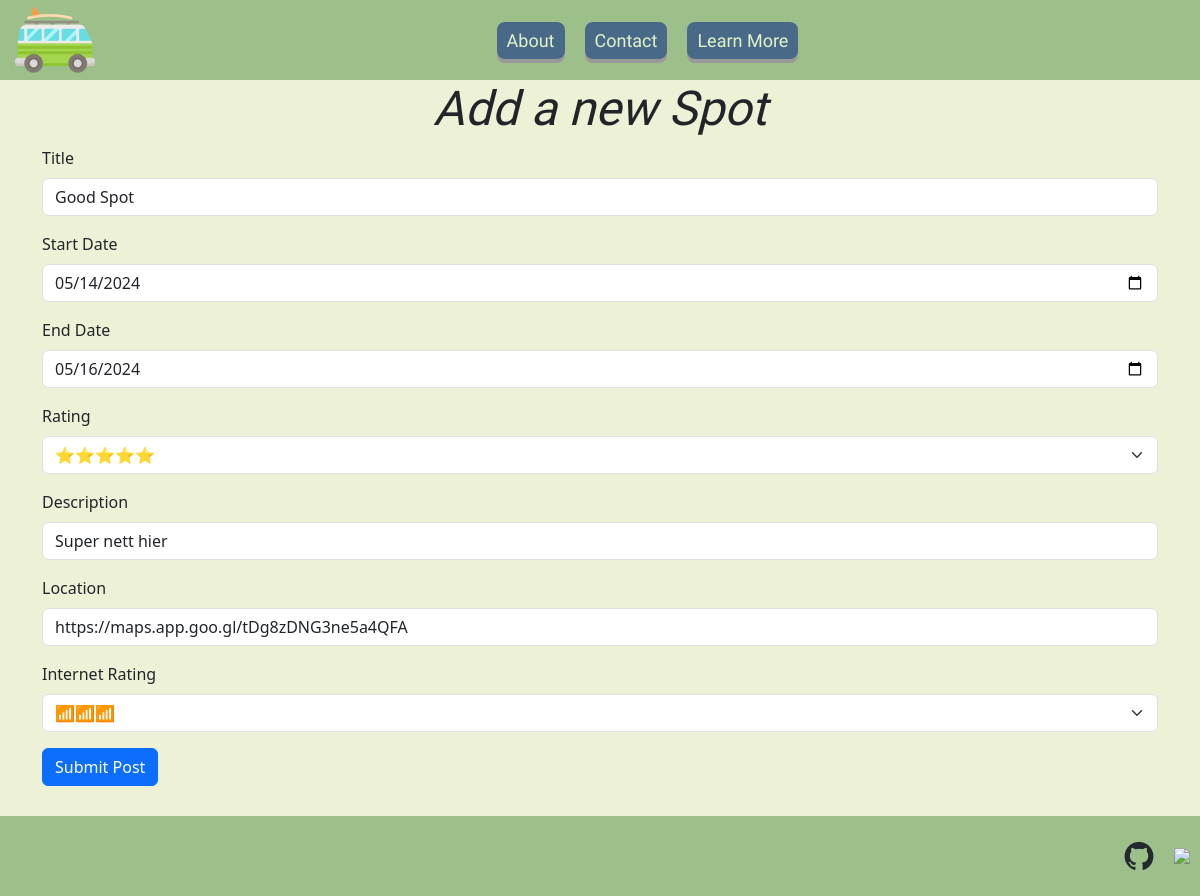
Page /edit_spot/1 on the committed database.
### main.py (models this page shows)
class Spots(db.Model):
    id: Mapped[int] = mapped_column(Integer, primary_key=True)
    title: Mapped[str] = mapped_column(String(250), unique=True, nullable=False)
    date_start: Mapped[datetime.date] = mapped_column(DateTime(), nullable=False)
    date_end: Mapped[datetime.date] = mapped_column(DateTime(), nullable=False)
    rating: Mapped[str] =mapped_column(Integer, nullable=False)
    description: Mapped[str] = mapped_column(String(500), nullable=False)
    internet_rating: Mapped[str] = mapped_column(Integer, nullable=False)
    location: Mapped[str] = mapped_column(String(250), nullable=False)

### main.py (the view, shortened to what this page needs)
@app.route("/edit_spot/<int:spot_id>", methods=["GET", "POST"])
def edit_spot(spot_id):
    spot_to_edit = db.get_or_404(Spots, spot_id)
    edit_form = CreatePostForm(
        title=spot_to_edit.title,
        date_start=spot_to_edit.date_start,
        date_end=spot_to_edit.date_end,
        rating=spot_to_edit.rating,
        description=spot_to_edit.description,
        internet_rating=spot_to_edit.internet_rating,
        location=spot_to_edit.location,
    )
    return render_template("add_spot.html", title="Edit Spot", form=edit_form)

### forms.py
class CreatePostForm(FlaskForm):
    title = StringField("Title", validators=[Length(min=1, max=250)])
    date_start = DateField("Start Date", validators=[DataRequired()])
    date_end = DateField("End Date", validators=[DataRequired()])
    rating = SelectField("Rating", choices=["⭐", "⭐⭐", "⭐⭐⭐", "⭐⭐⭐⭐", "⭐⭐⭐⭐⭐"], validators=[DataRequired()])
    description = StringField("Description", validators=[Length(min=1, max=500)])
    location = StringField("Location", validators=[DataRequired(), URL()])
    internet_rating = SelectField("Internet Rating", choices=["❌", "📶", "📶📶", "📶📶📶", "📶📶📶📶"], validators=[DataRequired()])
    submit = SubmitField("Submit Post")

### templates/add_spot.html
{% include "header.html" %}
{% from 'bootstrap5/form.html' import render_form %}
<div class="container">
    <h1>Add a new Spot</h1>
    {{ render_form(form) }}
</div>
{% include "footer.html" %}

### static/css/styles.css (style rules this page uses)
body { background-color: #EDF1D6; margin: 0; padding: 0; }
h1 { text-align: center; font-family: "Sedan", serif; font-weight: 400; font-style: italic; font-size: 3rem; }

### rows in the picture
Spots: title "Good Spot", date_start "05/14/2024", date_end "05/16/2024", rating "⭐⭐⭐⭐⭐", description "Super nett hier", location "https://maps.app.goo.gl/tDg8zDNG3ne5a4QFA", internet_rating "📶📶📶"
